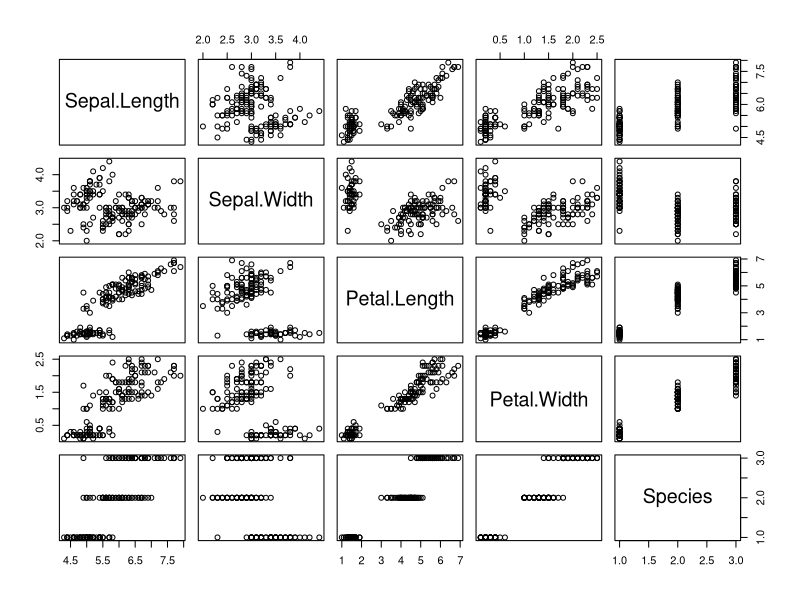
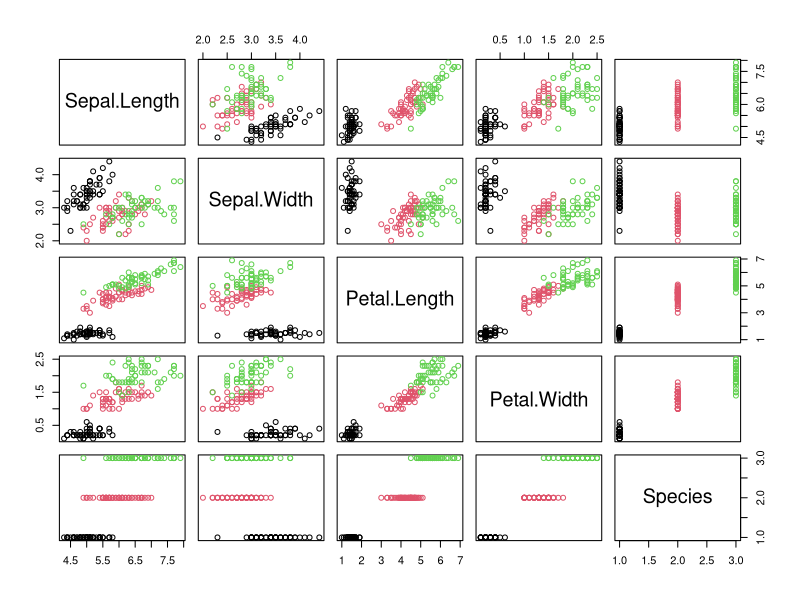
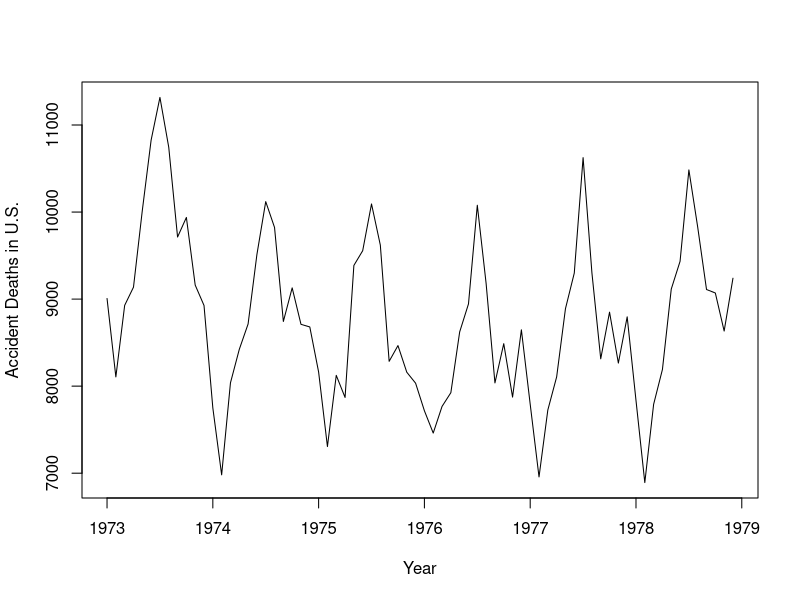

Write R code to recreate these figures, in order.
mydata <- iris
mydata2 <- USAccDeaths


plot(mydata)
plot(iris, col=iris$Species)

plot(USAccDeaths, xlab="Year", ylab="Accident Deaths in U.S.")